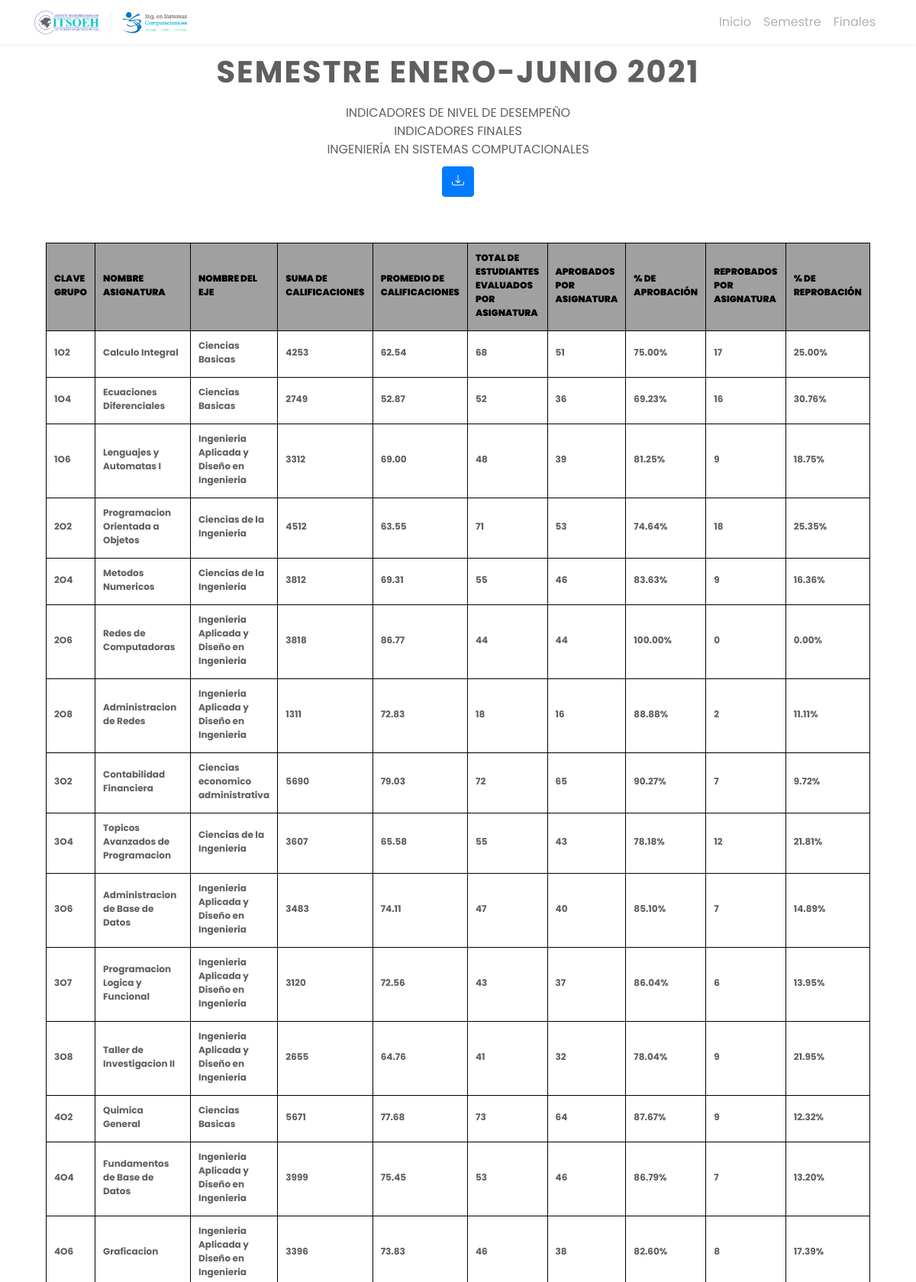
Screenshot of /finales.php?infPer=1_2021 (upper part) with the database file from the repository.
### tables this page shows
CREATE TABLE `nivelfinal` (
  `grupo` varchar(5) NOT NULL,
  `periodoF` int(11) NOT NULL DEFAULT 1,
  `año` int(11) NOT NULL,
  `asigF` varchar(10) DEFAULT NULL,
  `sumCalif` int(11) DEFAULT NULL,
  `prom` decimal(5,2) DEFAULT NULL,
  `totEstu` int(11) DEFAULT NULL,
  `aprob` int(11) DEFAULT NULL,
  `aprobTotal` int(11) DEFAULT NULL,
  `matricula` int(11) DEFAULT NULL
);

CREATE TABLE `asignatura` (
  `AS_ClaveAsignatura` varchar(10) NOT NULL,
  `AS_NombreAsignatura` varchar(60) DEFAULT NULL,
  `AS_Area` int(11) DEFAULT NULL
);

CREATE TABLE `areaconocimiento` (
  `idareaConocimiento` int(11) NOT NULL,
  `Nombre` varchar(45) DEFAULT NULL
);

### Controlador/Controlador.php (called while the page is built, shortened)
<?php
$con = conectar();
function getNivelFinal($per, $anio) {
    global $con;
    $stmt = $con->prepare("call indicadores_isc.sp_getNivelFinal(?, ?);");
    $stmt->bind_param("ii", $per, $anio);
    $stmt->execute();
    $stmt->bind_result($grupo, $asig, $eje, $sumCalif, $prom, $totEstu, $aprob, $porAp, $reprob, $porReprob);
    $i = 0;
    while ($stmt->fetch()) {
        $lvlFin[$i][0] = $grupo;
        $lvlFin[$i][1] = $asig;
        $lvlFin[$i][2] = $eje;
        $lvlFin[$i][3] = $sumCalif;
        $lvlFin[$i][4] = $prom;
        $lvlFin[$i][5] = $totEstu;
        $lvlFin[$i][6] = $aprob;
        $lvlFin[$i][7] = bcdiv($porAp, 1, 2);
        $lvlFin[$i][8] = $reprob;
        $lvlFin[$i][9] = bcdiv($porReprob, 1, 2);
        $i++;
    }
    return $lvlFin;
}

### finales.php (the view, shortened to what this page needs)
<?php
include('head.php');
$infPer = $_GET["infPer"];
$unPeri = explode('_', $infPer);
$nvlFin = getNivelFinal($unPeri[0], $unPeri[1]);
?>
<div class="especialidad">
    <div class="contenedor-texto topmargin-xs">
        <div class="t-malla container">
            <h2 class="text-center" style="color:#5f5f5f !important;">SEMESTRE <?php echo ($unPeri[0] == 1 ? 'ENERO-JUNIO' : 'AGOSTO-DICIEMBRE') . ' ' . $unPeri[1]; ?></h2>
            <p class="text-center" style="color:#5f5f5f !important;">INDICADORES DE NIVEL DE DESEMPEÑO<br>INDICADORES FINALES<br>INGENIERÍA EN SISTEMAS COMPUTACIONALES</p>
        </div>
        <div class="text-center">
            <?php
            echo '<a class="text-center btn btn-primary " href="generarExcelFinal.php?infPer=' . $unPeri[0] . '_' . $unPeri[1] . '"><i class="bi bi-download"></i></a>';
            ?>
        </div>
        <?php
        echo '
            <div>
            <div class="malla">
                <div class="table-responsive">
                    <table>
                        <tr style="background: rgba(160, 160, 160); border: 1px solid rgba(0, 0, 0);">
                            <th style="border: 1px solid rgba(0, 0, 0);">
                                <div class="mb-1 semestres text-center" >
                                    <p style="color:#000000 !important;"><b>CLAVE GRUPO</b></p>
                                </div>
                            </th>
                            <th style="border: 1px solid rgba(0, 0, 0);">
                                <div class="mb-1 semestres text-center" >
                                    <p style="color:#000000 !important;"><b>NOMBRE ASIGNATURA</b></p>
                                </div>
                            </th>
                            <th style="border: 1px solid rgba(0, 0, 0);">
                                <div class="mb-1 semestres text-center" >
                                    <p style="color:#000000 !important;"><b>NOMBRE DEL EJE</b></p>
                                </div>
                            </th>
                            <th style="border: 1px solid rgba(0, 0, 0);">
                                <div class="mb-1 semestres text-center" >
                                    <p style="color:#000000 !important;"><b>SUMA DE CALIFICACIONES</b></p>
                                </div>
                            </th>
                            <th style="border: 1px solid rgba(0, 0, 0);">
                                <div class="mb-1 semestres text-center" >
                                    <p style="color:#000000 !important;"><b>PROMEDIO DE CALIFICACIONES</b></p>
                                </div>
                            </th>
                            <th style="border: 1px solid rgba(0, 0, 0);">
                                <div class="mb-1 semestres text-center" >
                                    <p style="color:#000000 !important;"><b>TOTAL DE ESTUDIANTES EVALUADOS POR ASIGNATURA</b></p>
                                </div>
                            </th>
                            <th style="border: 1px solid rgba(0, 0, 0);">
                                <div class="mb-1 semestres text-center" >
                                    <p style="color:#000000 !important;"><b>APROBADOS POR ASIGNATURA</b></p>
                                </div>
                            </th>
                            <th style="border: 1px solid rgba(0, 0, 0);">
                                <div class="mb-1 semestres text-center" >
                                    <p style="color:#000000 !important;"><b>% DE APROBACIÓN</b></p>
                                </div>
                            </th>
                            <th style="border: 1px solid rgba(0, 0, 0);">
                                <div class="mb-1 semestres text-center" >
                                    <p style="color:#000000 !important;"><b>REPROBADOS POR ASIGNATURA</b></p>
                                </div>
                            </th>
                            <th style="border: 1px solid rgba(0, 0, 0);">
                                <div class="mb-1 semestres text-center" >
                                    <p style="color:#000000 !important;"><b>% DE REPROBACIÓN</b></p>
                                </div>
                            </th>
                        </tr>';
        $sumatot = 0;
        $promtot = 0;
        $estuEvaltot = 0;
        for ($i = 0; $i < sizeof($nvlFin); $i++) {
            echo '<tr>';
            for ($j = 0; $j < sizeof($nvlFin[0]); $j++) {
                echo'<td style="border: 1px solid rgba(0, 0, 0);">
                                <div class="mb-1 semestres text-center" >
                                    <p style="color:#5f5f5f !important;"><b>' . $nvlFin[$i][$j] . (($j == 7 || $j == 9) ? '%' : '') . '</b></p>
                                </div>
                            </td>';
                switch ($j) {
                    case 3:
                        $sumatot += $nvlFin[$i][$j];
                        break;
                    case 4:
                        $promtot += $nvlFin[$i][$j];
                        break;
                    case 5:
                        $estuEvaltot += $nvlFin[$i][$j];
                        break;
                }
            }
            echo '</tr>';
        }
        echo '<tr>
                <td></td>
                <td></td>
                <td></td>
                        <td style="background: rgba(160, 160, 160); border: 1px solid rgba(0, 0, 0);"><b>' . $sumatot . '</b></td>
                        <td style="background: rgba(160, 160, 160); border: 1px solid rgba(0, 0, 0);"><b>' . bcdiv($promtot / sizeof($nvlFin), 1, 2) . '</b></td>
                        <td style="background: rgba(160, 160, 160); border: 1px solid rgba(0, 0, 0);"><b>' . $estuEvaltot . '</b></td>
                    </tr>
                    </table>
                </div>
            </div>
        </div>';
        ?>
    </div>
</div>
<?php include('footer.php'); ?>

### css/investigacion.css (style rules this page uses)
@media screen and (min-width: 601px) { .investigacion .cont-invest tr, td { font-size: 16px; } }

### css/index.css (style rules this page uses)
*, *:after, *:before { margin: 0; padding: 0; box-sizing: border-box; -moz-box-sizing: border-box; -webkit-box-sizing: border-box; }
body { margin: 0; padding: 0; font-family: 'Poppins', sans-serif; }
.topmargin-xs { margin-top: 70px !important; }
a { color: inherit; text-decoration: none; -webkit-transition: .3s all; -o-transition: .3s all; transition: .3s all; }
.inicio #home .contenedor ul, p { margin: 0; }
.resumen .contacto h3,p { color: #494949; }
html { scroll-behavior: smooth; }
[class^="bi"], [class*=" bi"] { display: inline-block; vertical-align: 0.15em; background-repeat: no-repeat; background-size: 1rem 1rem; }

### css/organigrama.css (style rules this page uses)
:root { --level-1: #00c0b6; --level-2: #03afaf; --level-3: #108181; --level-4: #02598b; --black: black; }

### css/asesorias.css (style rules this page uses)
@media screen and (min-width: 1001px) { .asesorias tr, td { font-size: 16px; } }

### css/complementarias.css (style rules this page uses)
@media screen and (min-width: 360px) { .complementaria .resume-item .col-md-7 h4, p { text-align: center; padding: 10px; } }

### css/especialidad.css (style rules this page uses)
.especialidad { margin: 0; padding: 0; box-sizing: border-box; }
.table-responsive { min-height: .01%; overflow-x: auto; }
.especialidad .t-malla h2 { color: #5f5f5f; font-size: 2.5em; font-weight: 700; letter-spacing: 2px; }
.especialidad .malla { padding: 5%; }
.especialidad .malla .semestres { font-size: 12px; }
.especialidad .perfiles .resume-item span, h4, p { text-align: left; }

### rows the page displays
nivelfinal: grupo "1O2", sumCalif "4253", prom "62.54", totEstu "68", aprob "51"
asignatura: AS_NombreAsignatura "Calculo Integral"
areaconocimiento: Nombre "Ciencias Basicas"
nivelfinal: grupo "1O4", sumCalif "2749", prom "52.87", totEstu "52", aprob "36"
asignatura: AS_NombreAsignatura "Ecuaciones Diferenciales"
nivelfinal: grupo "1O6", sumCalif "3312", prom "69.00", totEstu "48", aprob "39"
asignatura: AS_NombreAsignatura "Lenguajes y Automatas I"
areaconocimiento: Nombre "Ingenieria Aplicada y Diseño en Ingenieria"
nivelfinal: grupo "2O2", sumCalif "4512", prom "63.55", totEstu "71", aprob "53"
asignatura: AS_NombreAsignatura "Programacion Orientada a Objetos"
areaconocimiento: Nombre "Ciencias de la Ingenieria"
nivelfinal: grupo "2O4", sumCalif "3812", prom "69.31", totEstu "55", aprob "46"
asignatura: AS_NombreAsignatura "Metodos Numericos"
nivelfinal: grupo "2O6", sumCalif "3818", prom "86.77", totEstu "44", aprob "44"
asignatura: AS_NombreAsignatura "Redes de Computadoras"
nivelfinal: grupo "2O8", sumCalif "1311", prom "72.83", totEstu "18", aprob "16"
asignatura: AS_NombreAsignatura "Administracion de Redes"
nivelfinal: grupo "3O2", sumCalif "5690", prom "79.03", totEstu "72", aprob "65"
asignatura: AS_NombreAsignatura "Contabilidad Financiera"
areaconocimiento: Nombre "Ciencias economico administrativa"
nivelfinal: grupo "3O4", sumCalif "3607", prom "65.58", totEstu "55", aprob "43"
asignatura: AS_NombreAsignatura "Topicos Avanzados de Programacion"
nivelfinal: grupo "3O6", sumCalif "3483", prom "74.11", totEstu "47", aprob "40"
asignatura: AS_NombreAsignatura "Administracion de Base de Datos"
nivelfinal: grupo "3O7", sumCalif "3120", prom "72.56", totEstu "43", aprob "37"
asignatura: AS_NombreAsignatura "Programacion Logica y Funcional"
nivelfinal: grupo "3O8", sumCalif "2655", prom "64.76", totEstu "41", aprob "32"
asignatura: AS_NombreAsignatura "Taller de Investigacion II"
nivelfinal: grupo "4O2", sumCalif "5671", prom "77.68", totEstu "73", aprob "64"
asignatura: AS_NombreAsignatura "Quimica General"
nivelfinal: grupo "4O4", sumCalif "3999", prom "75.45", totEstu "53", aprob "46"
asignatura: AS_NombreAsignatura "Fundamentos de Base de Datos"
nivelfinal: grupo "4O6", sumCalif "3396", prom "73.83", totEstu "46", aprob "38"
asignatura: AS_NombreAsignatura "Graficacion"

### other values shown
$unPeri[1] "2021"
$nvlFin[$i][$j] "75.00"
$nvlFin[$i][$j] "17"
$nvlFin[$i][$j] "25.00"
$nvlFin[$i][$j] "69.23"
$nvlFin[$i][$j] "16"
$nvlFin[$i][$j] "30.76"
$nvlFin[$i][$j] "81.25"
$nvlFin[$i][$j] "9"
$nvlFin[$i][$j] "18.75"
$nvlFin[$i][$j] "74.64"
$nvlFin[$i][$j] "18"
$nvlFin[$i][$j] "25.35"
$nvlFin[$i][$j] "83.63"
$nvlFin[$i][$j] "16.36"
